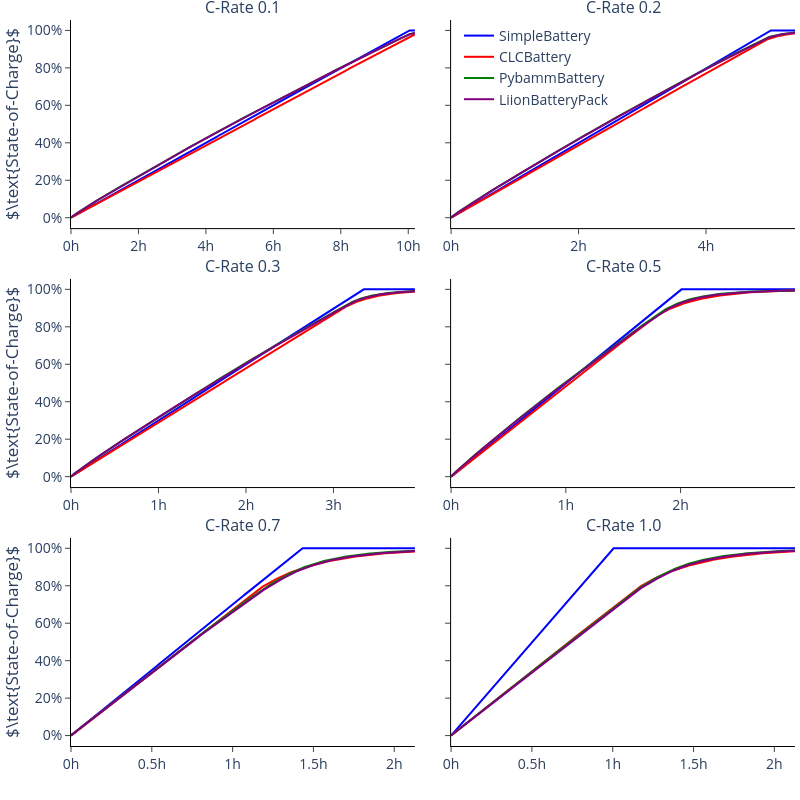

This figure's notebook cell:
### Code cell
fig = make_subplots(rows=3, cols=2, shared_yaxes=True, vertical_spacing=0.07, horizontal_spacing=0.05, subplot_titles=tuple(f"C-Rate {i}" for i in C_RATES_CHARGE))
fig.update_layout(
    width=800,
    height=800,
    margin={"r": 0, "l": 0, "t": 20, "b": 0},
    paper_bgcolor="rgba(0,0,0,0)", plot_bgcolor="rgba(0,0,0,0)",
    font_size=14,
    legend={"xanchor": "right", "x": 0.75},
)
fig.update_xaxes(
    {"showline": True, "linewidth": 1, "linecolor": "black", "ticks":"outside"}
)
fig.update_yaxes(
    {"showline": True, "linewidth": 1, "linecolor": "black", "ticks":"outside"}
)
showlegend = True
batteries = ["SimpleBattery", "CLCBattery", "PybammBattery", "LiionBatteryPack"]
colors = ["Blue", "Red", "Green", "Purple"]
for i, c_rate in enumerate(C_RATES_CHARGE):
    col = i % 2 + 1
    row = i // 2 + 1
    for battery, color in zip(batteries, colors[:4]):
        df = pd.read_csv(f"results/{battery}_Charge{c_rate}C.csv")
        fig.add_trace(
            go.Scatter(x=[i * STEP_SIZE / 3600 for i in range(len(df.index))], y=df["storage.soc"] * 100, showlegend=showlegend, line_color=color, name=battery), row=row, col=col
        )
    fig.update_xaxes(row=row, col=col, title="", ticksuffix="h")
    showlegend = False
for i in range(3):
    fig.update_yaxes(title="$\\text{State-of-Charge}$", ticksuffix = "%", row=i+1, col=1)
fig.write_image("../thesis/Images/charging_experiment.pdf", "pdf")
fig.show()

### Figure 1 — Plotly figure (JSON) as saved in the notebook; plotly's stock layout.template omitted (floating-point values rounded to 4 significant figures; data arrays with more than 128 entries replaced by an {"elided": "..."} marker saying what was removed)
{"data": [{"line": {"color": "Blue"}, "name": "SimpleBattery", "showlegend": true, "type": "scatter", "x": {"elided": "3672 float values"}, "xaxis": "x", "y": {"elided": "3672 float values"}, "yaxis": "y"}, {"line": {"color": "Red"}, "name": "CLCBattery", "showlegend": true, "type": "scatter", "x": {"elided": "3672 float values"}, "xaxis": "x", "y": {"elided": "3672 float values"}, "yaxis": "y"}, {"line": {"color": "Green"}, "name": "PybammBattery", "showlegend": true, "type": "scatter", "x": {"elided": "3672 float values"}, "xaxis": "x", "y": {"elided": "3672 float values"}, "yaxis": "y"}, {"line": {"color": "Purple"}, "name": "LiionBatteryPack", "showlegend": true, "type": "scatter", "x": {"elided": "3672 float values"}, "xaxis": "x", "y": {"elided": "3672 float values"}, "yaxis": "y"}, {"line": {"color": "Blue"}, "name": "SimpleBattery", "showlegend": false, "type": "scatter", "x": {"elided": "1944 float values"}, "xaxis": "x2", "y": {"elided": "1944 float values"}, "yaxis": "y2"}, {"line": {"color": "Red"}, "name": "CLCBattery", "showlegend": false, "type": "scatter", "x": {"elided": "1944 float values"}, "xaxis": "x2", "y": {"elided": "1944 float values"}, "yaxis": "y2"}, {"line": {"color": "Green"}, "name": "PybammBattery", "showlegend": false, "type": "scatter", "x": {"elided": "1944 float values"}, "xaxis": "x2", "y": {"elided": "1944 float values"}, "yaxis": "y2"}, {"line": {"color": "Purple"}, "name": "LiionBatteryPack", "showlegend": false, "type": "scatter", "x": {"elided": "1944 float values"}, "xaxis": "x2", "y": {"elided": "1944 float values"}, "yaxis": "y2"}, {"line": {"color": "Blue"}, "name": "SimpleBattery", "showlegend": false, "type": "scatter", "x": {"elided": "1416 float values"}, "xaxis": "x3", "y": {"elided": "1416 float values"}, "yaxis": "y3"}, {"line": {"color": "Red"}, "name": "CLCBattery", "showlegend": false, "type": "scatter", "x": {"elided": "1416 float values"}, "xaxis": "x3", "y": {"elided": "1416 float values"}, "yaxis": "y3"}, {"line": {"color": "Green"}, "name": "PybammBattery", "showlegend": false, "type": "scatter", "x": {"elided": "1416 float values"}, "xaxis": "x3", "y": {"elided": "1416 float values"}, "yaxis": "y3"}, {"line": {"color": "Purple"}, "name": "LiionBatteryPack", "showlegend": false, "type": "scatter", "x": {"elided": "1416 float values"}, "xaxis": "x3", "y": {"elided": "1416 float values"}, "yaxis": "y3"}, {"line": {"color": "Blue"}, "name": "SimpleBattery", "showlegend": false, "type": "scatter", "x": {"elided": "1080 float values"}, "xaxis": "x4", "y": {"elided": "1080 float values"}, "yaxis": "y4"}, {"line": {"color": "Red"}, "name": "CLCBattery", "showlegend": false, "type": "scatter", "x": {"elided": "1080 float values"}, "xaxis": "x4", "y": {"elided": "1080 float values"}, "yaxis": "y4"}, {"line": {"color": "Green"}, "name": "PybammBattery", "showlegend": false, "type": "scatter", "x": {"elided": "1080 float values"}, "xaxis": "x4", "y": {"elided": "1080 float values"}, "yaxis": "y4"}, {"line": {"color": "Purple"}, "name": "LiionBatteryPack", "showlegend": false, "type": "scatter", "x": {"elided": "1080 float values"}, "xaxis": "x4", "y": {"elided": "1080 float values"}, "yaxis": "y4"}, {"line": {"color": "Blue"}, "name": "SimpleBattery", "showlegend": false, "type": "scatter", "x": {"elided": "767 float values"}, "xaxis": "x5", "y": {"elided": "767 float values"}, "yaxis": "y5"}, {"line": {"color": "Red"}, "name": "CLCBattery", "showlegend": false, "type": "scatter", "x": {"elided": "767 float values"}, "xaxis": "x5", "y": {"elided": "767 float values"}, "yaxis": "y5"}, {"line": {"color": "Green"}, "name": "PybammBattery", "showlegend": false, "type": "scatter", "x": {"elided": "767 float values"}, "xaxis": "x5", "y": {"elided": "767 float values"}, "yaxis": "y5"}, {"line": {"color": "Purple"}, "name": "LiionBatteryPack", "showlegend": false, "type": "scatter", "x": {"elided": "767 float values"}, "xaxis": "x5", "y": {"elided": "767 float values"}, "yaxis": "y5"}, {"line": {"color": "Blue"}, "name": "SimpleBattery", "showlegend": false, "type": "scatter", "x": {"elided": "767 float values"}, "xaxis": "x6", "y": {"elided": "767 float values"}, "yaxis": "y6"}, {"line": {"color": "Red"}, "name": "CLCBattery", "showlegend": false, "type": "scatter", "x": {"elided": "767 float values"}, "xaxis": "x6", "y": {"elided": "767 float values"}, "yaxis": "y6"}, {"line": {"color": "Green"}, "name": "PybammBattery", "showlegend": false, "type": "scatter", "x": {"elided": "767 float values"}, "xaxis": "x6", "y": {"elided": "767 float values"}, "yaxis": "y6"}, {"line": {"color": "Purple"}, "name": "LiionBatteryPack", "showlegend": false, "type": "scatter", "x": {"elided": "767 float values"}, "xaxis": "x6", "y": {"elided": "767 float values"}, "yaxis": "y6"}], "layout": {"annotations": [{"font": {"size": 16}, "showarrow": false, "text": "C-Rate 0.1", "x": 0.2375, "xanchor": "center", "xref": "paper", "y": 1, "yanchor": "bottom", "yref": "paper"}, {"font": {"size": 16}, "showarrow": false, "text": "C-Rate 0.2", "x": 0.7625, "xanchor": "center", "xref": "paper", "y": 1, "yanchor": "bottom", "yref": "paper"}, {"font": {"size": 16}, "showarrow": false, "text": "C-Rate 0.3", "x": 0.2375, "xanchor": "center", "xref": "paper", "y": 0.6433, "yanchor": "bottom", "yref": "paper"}, {"font": {"size": 16}, "showarrow": false, "text": "C-Rate 0.5", "x": 0.7625, "xanchor": "center", "xref": "paper", "y": 0.6433, "yanchor": "bottom", "yref": "paper"}, {"font": {"size": 16}, "showarrow": false, "text": "C-Rate 0.7", "x": 0.2375, "xanchor": "center", "xref": "paper", "y": 0.2867, "yanchor": "bottom", "yref": "paper"}, {"font": {"size": 16}, "showarrow": false, "text": "C-Rate 1.0", "x": 0.7625, "xanchor": "center", "xref": "paper", "y": 0.2867, "yanchor": "bottom", "yref": "paper"}], "font": {"size": 14}, "height": 800, "legend": {"x": 0.75, "xanchor": "right"}, "margin": {"b": 0, "l": 0, "r": 0, "t": 20}, "paper_bgcolor": "rgba(0,0,0,0)", "plot_bgcolor": "rgba(0,0,0,0)", "width": 800, "xaxis": {"anchor": "y", "domain": [0, 0.475], "linecolor": "black", "linewidth": 1, "showline": true, "ticks": "outside", "ticksuffix": "h", "title": {"text": ""}}, "xaxis2": {"anchor": "y2", "domain": [0.525, 1], "linecolor": "black", "linewidth": 1, "showline": true, "ticks": "outside", "ticksuffix": "h", "title": {"text": ""}}, "xaxis3": {"anchor": "y3", "domain": [0, 0.475], "linecolor": "black", "linewidth": 1, "showline": true, "ticks": "outside", "ticksuffix": "h", "title": {"text": ""}}, "xaxis4": {"anchor": "y4", "domain": [0.525, 1], "linecolor": "black", "linewidth": 1, "showline": true, "ticks": "outside", "ticksuffix": "h", "title": {"text": ""}}, "xaxis5": {"anchor": "y5", "domain": [0, 0.475], "linecolor": "black", "linewidth": 1, "showline": true, "ticks": "outside", "ticksuffix": "h", "title": {"text": ""}}, "xaxis6": {"anchor": "y6", "domain": [0.525, 1], "linecolor": "black", "linewidth": 1, "showline": true, "ticks": "outside", "ticksuffix": "h", "title": {"text": ""}}, "yaxis": {"anchor": "x", "domain": [0.7133, 1], "linecolor": "black", "linewidth": 1, "showline": true, "ticks": "outside", "ticksuffix": "%", "title": {"text": "$\\text{State-of-Charge}$"}}, "yaxis2": {"anchor": "x2", "domain": [0.7133, 1], "linecolor": "black", "linewidth": 1, "matches": "y", "showline": true, "showticklabels": false, "ticks": "outside"}, "yaxis3": {"anchor": "x3", "domain": [0.3567, 0.6433], "linecolor": "black", "linewidth": 1, "showline": true, "ticks": "outside", "ticksuffix": "%", "title": {"text": "$\\text{State-of-Charge}$"}}, "yaxis4": {"anchor": "x4", "domain": [0.3567, 0.6433], "linecolor": "black", "linewidth": 1, "matches": "y3", "showline": true, "showticklabels": false, "ticks": "outside"}, "yaxis5": {"anchor": "x5", "domain": [0, 0.2867], "linecolor": "black", "linewidth": 1, "showline": true, "ticks": "outside", "ticksuffix": "%", "title": {"text": "$\\text{State-of-Charge}$"}}, "yaxis6": {"anchor": "x6", "domain": [0, 0.2867], "linecolor": "black", "linewidth": 1, "matches": "y5", "showline": true, "showticklabels": false, "ticks": "outside"}}}
